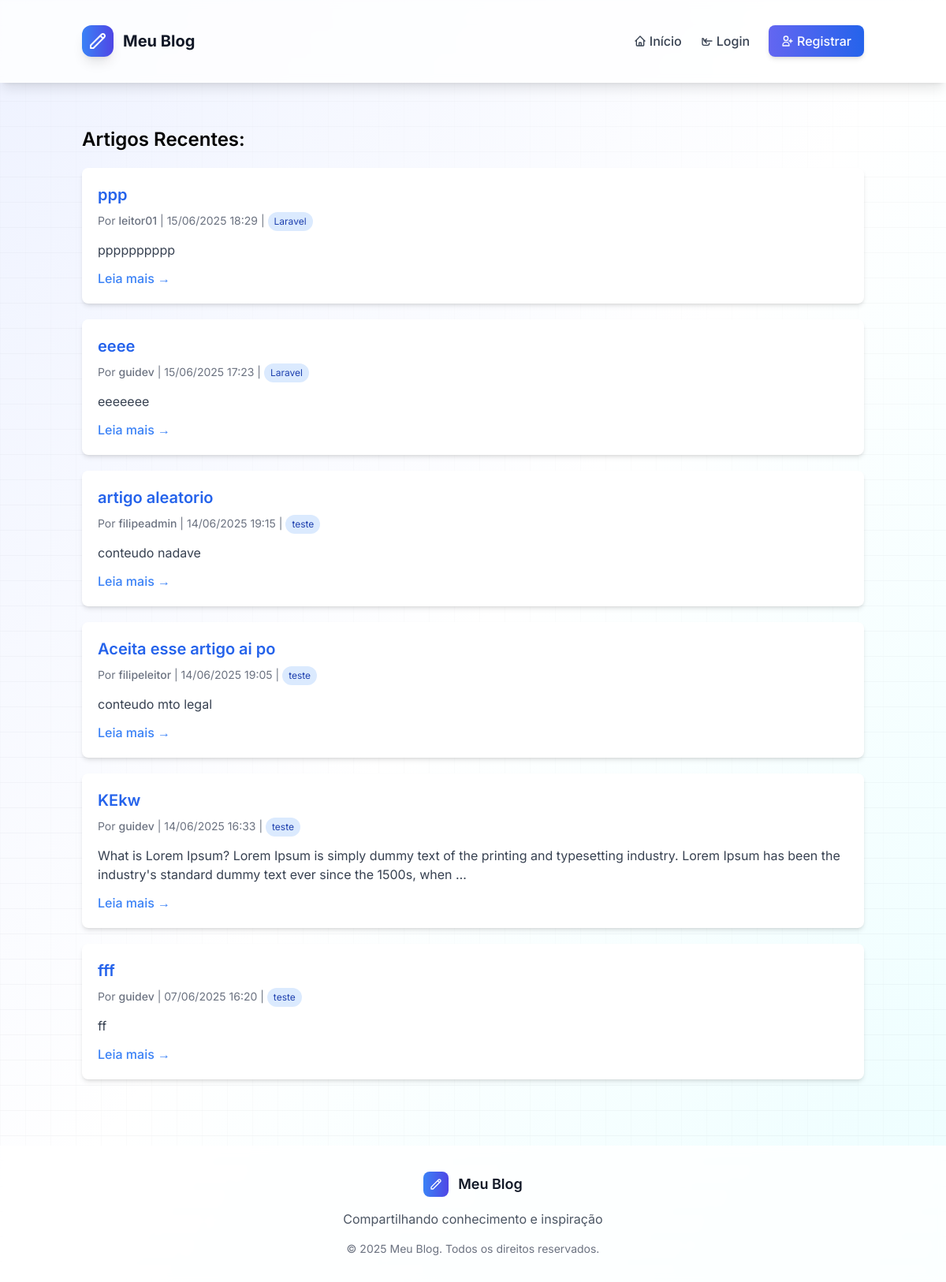
Before: / with the older database file.
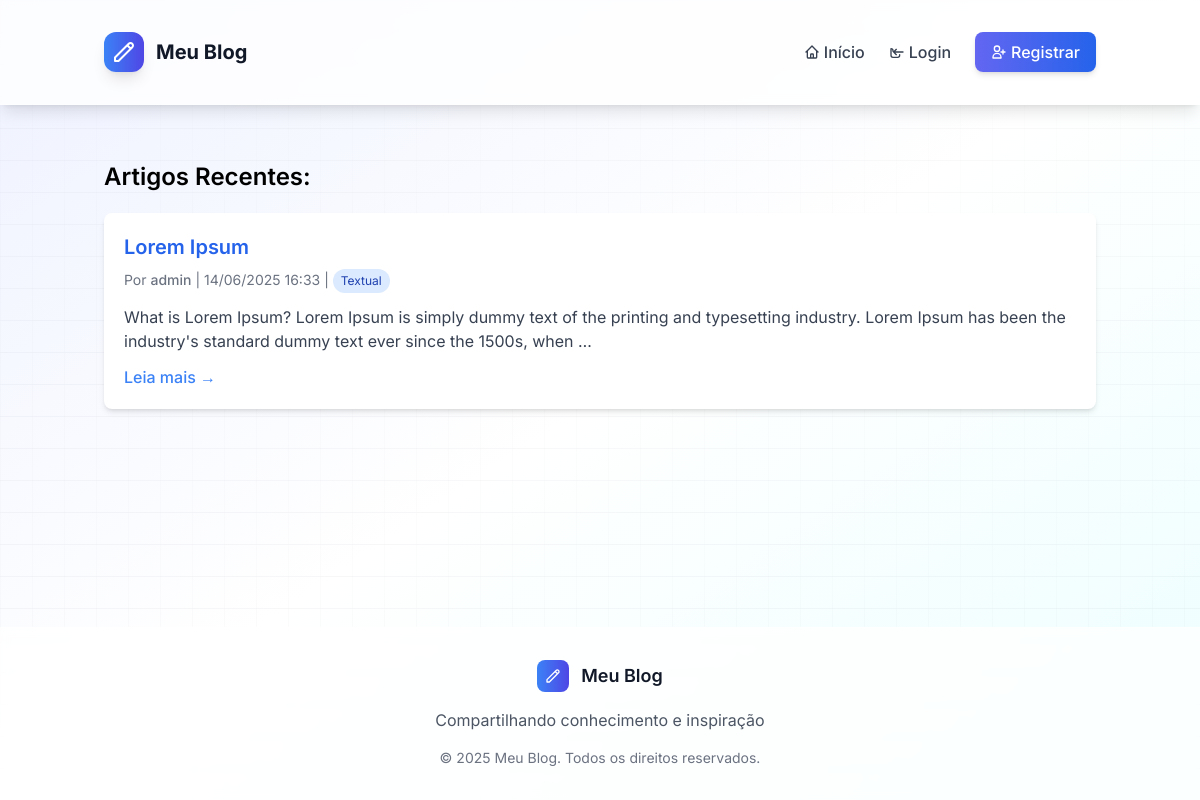
After: the same page with the newer database file.
### blog/models.py (models this page shows, shortened)
class Artigo(models.Model):
    titulo = models.CharField(max_length=200)
    conteudo = models.TextField()
    data_criacao = models.DateTimeField(auto_now_add=True)
    data_atualizacao = models.DateTimeField(auto_now=True)
    publicado = models.BooleanField(default=True)
    autor = models.ForeignKey(Usuario, on_delete=models.CASCADE, related_name='artigos')
    categorias = models.ManyToManyField(Categoria, related_name='artigos')
    class Meta:
        verbose_name = 'Artigo'
        verbose_name_plural = 'Artigos'
        ordering = ['-data_criacao']

class Usuario(AbstractUser):
    LEITOR = 'leitor'
    REDATOR = 'redator'
    ADMIN = 'admin'
    TIPO_USUARIO_CHOICES = [
        (LEITOR, 'Leitor'),
        (REDATOR, 'Redator'),
        (ADMIN, 'Administrador'),
    ]
    tipo_usuario = models.CharField(
        max_length=10,
        choices=TIPO_USUARIO_CHOICES,
        default=LEITOR,
    )
    groups = models.ManyToManyField(
        Group,
        verbose_name='groups',
        blank=True,
        related_name='blog_users',
        related_query_name='user',
    )
    user_permissions = models.ManyToManyField(
        Permission,
        verbose_name='user permissions',
        blank=True,
        related_name='blog_users',
        related_query_name='user',
    )
    class Meta:
        verbose_name = 'Usuário'
        verbose_name_plural = 'Usuários'

class Categoria(models.Model):
    nome = models.CharField(max_length=100)
    descricao = models.TextField(blank=True)
    class Meta:
        verbose_name = 'Categoria'
        verbose_name_plural = 'Categorias'

### blog/views.py (the view)
# urls.py: path('', views.index, name='index'),
def index(request):
    artigos = Artigo.objects.filter(publicado=True).order_by('-data_criacao')
    return render(request, 'blog/index.html', {'artigos': artigos})

### blog/templates/blog/index.html (shortened to what this page needs)
{% extends 'blog/base.html' %}
{% block content %}
<div class="container mx-auto mt-10">
    <h2 class="text-2xl font-semibold mb-4">Artigos Recentes:</h2>
    <div class="mt-5">
        {% for artigo in artigos %}
    <div class="bg-white shadow-md rounded-lg p-5 mb-5 hover:shadow-lg transition-shadow duration-300">
        <h3 class="text-xl font-semibold">
            <a href="{% url 'artigo_detail' artigo.pk %}"
               class="text-blue-600 hover:underline hover:text-blue-800 cursor-pointer inline-block">
                {{ artigo.titulo }}
            </a>
        </h3>
                <div class="text-sm text-gray-500 mt-2 mb-3">
                    Por <span class="font-medium">{{ artigo.autor.username }}</span> |
                    {{ artigo.data_criacao|date:"d/m/Y H:i" }}
                    {% if artigo.categorias.all %}
                        |
                        {% for categoria in artigo.categorias.all %}
                            <a href="{% url 'categoria_detail' categoria.pk %}" class="inline-block bg-blue-100 text-blue-800 text-xs px-2 py-1 rounded-full mr-1 hover:bg-blue-200">
                                {{ categoria.nome }}
                            </a>
                        {% endfor %}
                    {% endif %}
                </div>
                <p class="text-gray-700 mt-2">{{ artigo.conteudo|truncatewords:30 }}</p>
                <div class="mt-3">
                    <a href="{% url 'artigo_detail' artigo.pk %}" class="text-blue-500 hover:text-blue-700 hover:underline font-medium">
                        Leia mais →
                    </a>
                </div>
            </div>
        {% endfor %}
    </div>
</div>
{% endblock %}

Changed rows visible on the page:
removed Artigo: titulo "ppp", autor.username "leitor01", data_criacao "15/06/2025 18:29", conteudo "pppppppppp"
no longer on this page (row unchanged): Categoria: nome "Laravel"
removed Artigo: titulo "eeee", autor.username "guidev", data_criacao "15/06/2025 17:23", conteudo "eeeeeee"
removed Artigo: titulo "artigo aleatorio", autor.username "filipeadmin", data_criacao "14/06/2025 19:15", conteudo "conteudo nadave"
removed Categoria: nome "teste"
removed Artigo: titulo "Aceita esse artigo ai po", autor.username "filipeleitor", data_criacao "14/06/2025 19:05", conteudo "conteudo mto legal"
removed Artigo: titulo "fff", autor.username "guidev", data_criacao "07/06/2025 16:20", conteudo "ff"
changed Artigo: titulo "KEkw" → "Lorem Ipsum"; autor.username "guidev" → "admin"
added Categoria: nome "Textual"
